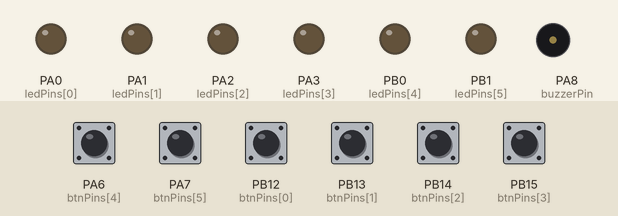
This sketch was run on a simulated STM32 Blue Pill. Shown: output pins drawn as LEDs (lit = HIGH), buzzer (waves = sounding). Dashed ring = blinking. Inputs (shaded band) come from the test bench; at power-on: PA6 (btnPins[4]), PA7 (btnPins[5]), PB12 (btnPins[0]), PB13 (btnPins[1]), PB14 (btnPins[2]), PB15 (btnPins[3]) HIGH.

Above: at 1.2 s.
1.3 s: PA6 (btnPins[4]) pulled LOW for 0.15 s
At 1.5 s:
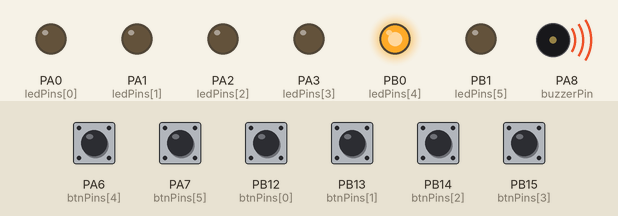
4.3 s: PA7 (btnPins[5]) pulled LOW for 0.15 s
At 6.0 s:
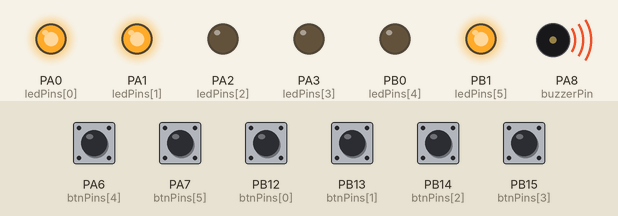
7.3 s: PB12 (btnPins[0]) pulled LOW for 0.15 s
At 7.52 s:
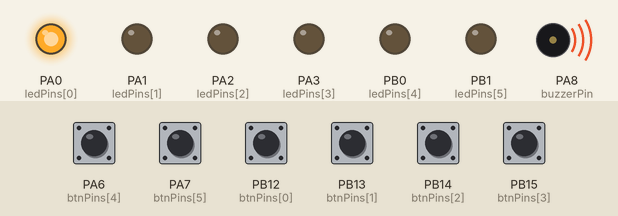
10.3 s: PB13 (btnPins[1]) pulled LOW for 0.15 s
At 10.5 s:
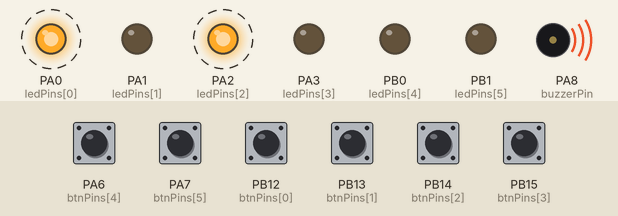
13.3 s: PB14 (btnPins[2]) pulled LOW for 0.15 s
At 14.4 s:
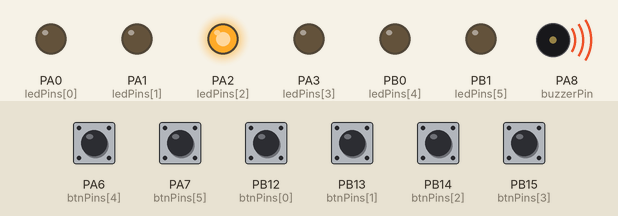
16.4 s: PB15 (btnPins[3]) pulled LOW for 0.15 s
At 18.9 s:
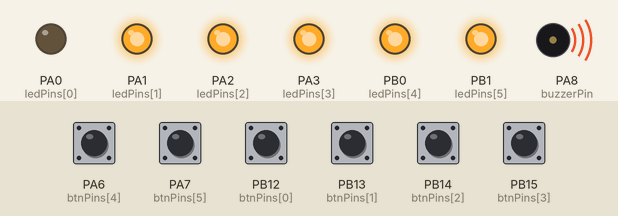
Timing chart, 0 to 20.5 s (numbered marks = the images above; inputs shaded):
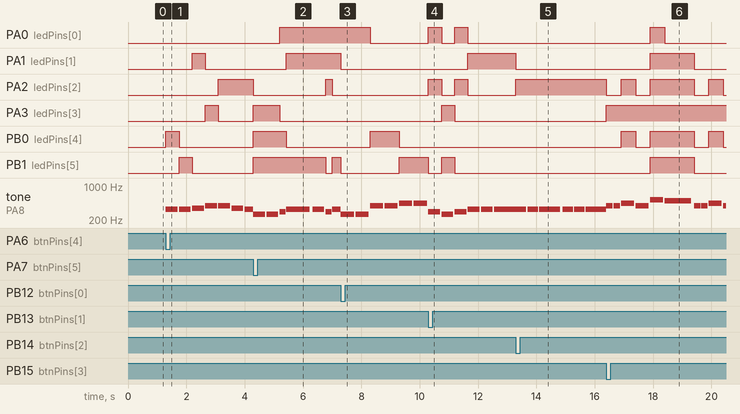

The sketch:

TinyTunesLights.ino
```cpp
/*
 * TinyTunes Lights
 * ----------------
 * Board : STM32F103C8T6 (Blue Pill)
 * Parts : 6 push buttons, 6 LEDs, 1 passive buzzer
 *
 * Each button plays its own kids' melody on the buzzer.
 * The LED pattern is driven by the melody itself (note pitch),
 * every song has a different pattern style, and every pattern
 * starts from the LED that belongs to the pressed button.
 *
 * Non-blocking: no delay() is used, so pressing another button
 * instantly interrupts the current song and starts the new one.
 */

// ---------------------------------------------------------------
// Pin configuration
// ---------------------------------------------------------------
const int ledPins[6] = {PA0, PA1, PA2, PA3, PB0, PB1};      // LED 1..6 (220-330 ohm resistor to GND)
const int btnPins[6] = {PB12, PB13, PB14, PB15, PA6, PA7};  // Button 1..6 (other side to GND)
const int buzzerPin  = PA8;                                  // Passive buzzer (other side to GND)

// ---------------------------------------------------------------
// Note frequencies (Hz)
// ---------------------------------------------------------------
#define NOTE_C4 262
#define NOTE_D4 294
#define NOTE_E4 330
#define NOTE_F4 349
#define NOTE_G4 392
#define NOTE_A4 440
#define NOTE_B4 494
#define NOTE_C5 523
#define NOTE_D5 587
#define NOTE_E5 659
#define NOTE_F5 698
#define NOTE_G5 784

// Duration values: 1 = whole, 2 = half, 4 = quarter, 8 = eighth
// Note length (ms) = song tempo / duration value

// ---------------------------------------------------------------
// Song 1: Twinkle Twinkle Little Star
// ---------------------------------------------------------------
const int s1n[] = {
  NOTE_C4,NOTE_C4,NOTE_G4,NOTE_G4,NOTE_A4,NOTE_A4,NOTE_G4,
  NOTE_F4,NOTE_F4,NOTE_E4,NOTE_E4,NOTE_D4,NOTE_D4,NOTE_C4,
  NOTE_G4,NOTE_G4,NOTE_F4,NOTE_F4,NOTE_E4,NOTE_E4,NOTE_D4,
  NOTE_G4,NOTE_G4,NOTE_F4,NOTE_F4,NOTE_E4,NOTE_E4,NOTE_D4,
  NOTE_C4,NOTE_C4,NOTE_G4,NOTE_G4,NOTE_A4,NOTE_A4,NOTE_G4,
  NOTE_F4,NOTE_F4,NOTE_E4,NOTE_E4,NOTE_D4,NOTE_D4,NOTE_C4
};
const int s1d[] = {
  4,4,4,4,4,4,2, 4,4,4,4,4,4,2, 4,4,4,4,4,4,2,
  4,4,4,4,4,4,2, 4,4,4,4,4,4,2, 4,4,4,4,4,4,2
};

// ---------------------------------------------------------------
// Song 2: Mary Had a Little Lamb
// ---------------------------------------------------------------
const int s2n[] = {
  NOTE_E4,NOTE_D4,NOTE_C4,NOTE_D4,NOTE_E4,NOTE_E4,NOTE_E4,
  NOTE_D4,NOTE_D4,NOTE_D4, NOTE_E4,NOTE_G4,NOTE_G4,
  NOTE_E4,NOTE_D4,NOTE_C4,NOTE_D4,NOTE_E4,NOTE_E4,NOTE_E4,NOTE_E4,
  NOTE_D4,NOTE_D4,NOTE_E4,NOTE_D4,NOTE_C4
};
const int s2d[] = {
  4,4,4,4,4,4,2, 4,4,2, 4,4,2,
  4,4,4,4,4,4,4,4, 4,4,4,4,1
};

// ---------------------------------------------------------------
// Song 3: Jingle Bells
// ---------------------------------------------------------------
const int s3n[] = {
  NOTE_E4,NOTE_E4,NOTE_E4, NOTE_E4,NOTE_E4,NOTE_E4,
  NOTE_E4,NOTE_G4,NOTE_C4,NOTE_D4,NOTE_E4,
  NOTE_F4,NOTE_F4,NOTE_F4,NOTE_F4,NOTE_F4,NOTE_E4,NOTE_E4,NOTE_E4,NOTE_E4,
  NOTE_E4,NOTE_D4,NOTE_D4,NOTE_E4,NOTE_D4,NOTE_G4
};
const int s3d[] = {
  4,4,2, 4,4,2, 4,4,4,4,1,
  4,4,4,4,4,4,4,8,8, 4,4,4,4,2,2
};

// ---------------------------------------------------------------
// Song 4: Happy Birthday
// ---------------------------------------------------------------
const int s4n[] = {
  NOTE_G4,NOTE_G4,NOTE_A4,NOTE_G4,NOTE_C5,NOTE_B4,
  NOTE_G4,NOTE_G4,NOTE_A4,NOTE_G4,NOTE_D5,NOTE_C5,
  NOTE_G4,NOTE_G4,NOTE_G5,NOTE_E5,NOTE_C5,NOTE_B4,NOTE_A4,
  NOTE_F5,NOTE_F5,NOTE_E5,NOTE_C5,NOTE_D5,NOTE_C5
};
const int s4d[] = {
  8,8,4,4,4,2, 8,8,4,4,4,2, 8,8,4,4,4,4,2, 8,8,4,4,4,2
};

// ---------------------------------------------------------------
// Song 5: Ode to Joy
// ---------------------------------------------------------------
const int s5n[] = {
  NOTE_E4,NOTE_E4,NOTE_F4,NOTE_G4,NOTE_G4,NOTE_F4,NOTE_E4,NOTE_D4,
  NOTE_C4,NOTE_C4,NOTE_D4,NOTE_E4,NOTE_E4,NOTE_D4,NOTE_D4,
  NOTE_E4,NOTE_E4,NOTE_F4,NOTE_G4,NOTE_G4,NOTE_F4,NOTE_E4,NOTE_D4,
  NOTE_C4,NOTE_C4,NOTE_D4,NOTE_E4,NOTE_D4,NOTE_C4,NOTE_C4
};
const int s5d[] = {
  4,4,4,4,4,4,4,4, 4,4,4,4,3,8,2,
  4,4,4,4,4,4,4,4, 4,4,4,4,3,8,2
};

// ---------------------------------------------------------------
// Song 6: Row, Row, Row Your Boat
// ---------------------------------------------------------------
const int s6n[] = {
  NOTE_C4,NOTE_C4,NOTE_C4,NOTE_D4,NOTE_E4,
  NOTE_E4,NOTE_D4,NOTE_E4,NOTE_F4,NOTE_G4,
  NOTE_C5,NOTE_C5,NOTE_C5,NOTE_G4,NOTE_G4,NOTE_G4,
  NOTE_E4,NOTE_E4,NOTE_E4,NOTE_C4,NOTE_C4,NOTE_C4,
  NOTE_G4,NOTE_F4,NOTE_E4,NOTE_D4,NOTE_C4
};
const int s6d[] = {
  4,4,4,8,2, 4,8,4,8,2,
  8,8,8,8,8,8,8,8,8,8,8,8,
  4,8,4,8,2
};

// ---------------------------------------------------------------
// LED pattern styles (one per song)
// ---------------------------------------------------------------
enum PatternMode {
  PITCH_FOLLOW,  // single LED follows the pitch up and down
  MIRROR,        // two LEDs move in opposite directions
  BAR_METER,     // higher note = more LEDs lit
  EXPAND,        // light spreads from the start LED to both sides
  BOUNCE,        // light bounces back and forth, pitch changes the jump
  TRAIL          // head LED with a 3-LED tail following the melody direction
};

struct Song {
  const int* notes;   // note frequencies
  const int* durs;    // note duration values
  int length;         // number of notes
  int tempo;          // whole-note length in ms (lower = faster)
  PatternMode mode;   // LED pattern style
};

const Song songs[6] = {
  { s1n, s1d, sizeof(s1n)/sizeof(int), 2000, PITCH_FOLLOW },
  { s2n, s2d, sizeof(s2n)/sizeof(int), 1800, MIRROR      },
  { s3n, s3d, sizeof(s3n)/sizeof(int), 1600, BAR_METER   },
  { s4n, s4d, sizeof(s4n)/sizeof(int), 2000, EXPAND      },
  { s5n, s5d, sizeof(s5n)/sizeof(int), 1800, BOUNCE      },
  { s6n, s6d, sizeof(s6n)/sizeof(int), 1800, TRAIL       },
};

// Scale used to convert a frequency into a note degree (0..11)
const int scaleFreq[] = {262,294,330,349,392,440,494,523,587,659,698,784};
const int SCALE_N = sizeof(scaleFreq)/sizeof(int);

int degreeOf(int freq) {
  for (int i = 0; i < SCALE_N; i++) if (scaleFreq[i] == freq) return i;
  return 0;
}

// ---------------------------------------------------------------
// Playback state
// ---------------------------------------------------------------
bool playing = false;
int  curSong = 0;            // index of the current song (= button index)
int  noteIdx = 0;            // index of the current note
unsigned long noteStart = 0; // when the current note started (ms)
unsigned long noteLen   = 0; // length of the current note (ms)
bool toneOn = false;         // true while the buzzer is sounding

bool lastBtn[6] = {true, true, true, true, true, true};  // previous button states (HIGH = released)
unsigned long lastPress[6] = {0};                        // last press time, for debounce

// ---------------------------------------------------------------
// LED helpers
// ---------------------------------------------------------------
void allLedsOff() {
  for (int i = 0; i < 6; i++) digitalWrite(ledPins[i], LOW);
}

// Wrap any index into 0..5 (works for negative numbers too)
inline int wrap6(int x) { return ((x % 6) + 6) % 6; }

// Turn on one LED using a wrapped index
inline void ledOn(int i) { digitalWrite(ledPins[wrap6(i)], HIGH); }

// ---------------------------------------------------------------
// Pattern engine: draws the LED pattern for the current note.
// "start" is the LED of the pressed button, and "rel" is how far
// the current note is from the first note of the song.
// ---------------------------------------------------------------
void showPattern() {
  const Song& s = songs[curSong];
  int start = curSong;
  int rel   = degreeOf(s.notes[noteIdx]) - degreeOf(s.notes[0]);
  allLedsOff();

  switch (s.mode) {

    case PITCH_FOLLOW:
      ledOn(start + rel);
      break;

    case MIRROR:
      ledOn(start + rel);
      ledOn(start - rel);
      break;

    case BAR_METER: {
      int count = wrap6(rel) + 1;
      for (int k = 0; k < count; k++) ledOn(start + k);
      break;
    }

    case EXPAND: {
      int w = wrap6(rel) % 4;   // spread width 0..3
      ledOn(start);
      for (int k = 1; k <= w; k++) { ledOn(start + k); ledOn(start - k); }
      break;
    }

    case BOUNCE: {
      int p = (noteIdx + abs(rel)) % 10;
      if (p > 5) p = 10 - p;    // bounce back after reaching the end
      ledOn(start + p);
      break;
    }

    case TRAIL: {
      int head = start + rel;
      int prev = (noteIdx > 0) ? noteIdx - 1 : 0;
      int dir  = (s.notes[noteIdx] >= s.notes[prev]) ? 1 : -1;  // melody going up or down
      ledOn(head);
      ledOn(head - dir);
      ledOn(head - 2 * dir);
      break;
    }
  }
}

// ---------------------------------------------------------------
// Song control
// ---------------------------------------------------------------
void startNote() {
  const Song& s = songs[curSong];
  noteLen   = s.tempo / s.durs[noteIdx];
  noteStart = millis();
  showPattern();
  tone(buzzerPin, s.notes[noteIdx]);
  toneOn = true;
}

void startSong(int idx) {
  noTone(buzzerPin);   // cut whatever is playing
  curSong = idx;
  noteIdx = 0;
  playing = true;
  startNote();         // first note lights the pressed button's LED
}

void stopSong() {
  noTone(buzzerPin);
  allLedsOff();
  playing = false;
  toneOn  = false;
}

// ---------------------------------------------------------------
// Arduino entry points
// ---------------------------------------------------------------
void setup() {
  for (int i = 0; i < 6; i++) {
    pinMode(ledPins[i], OUTPUT);
    pinMode(btnPins[i], INPUT_PULLUP);   // internal pull-up, button connects pin to GND
  }
  pinMode(buzzerPin, OUTPUT);
  allLedsOff();
}

void loop() {
  unsigned long now = millis();

  // Read buttons (falling edge + 50 ms debounce)
  for (int i = 0; i < 6; i++) {
    bool state = digitalRead(btnPins[i]);
    if (lastBtn[i] == HIGH && state == LOW && now - lastPress[i] > 50) {
      lastPress[i] = now;
      startSong(i);   // any button interrupts the current song
    }
    lastBtn[i] = state;
  }

  // Non-blocking melody player
  if (playing) {
    // Short silence at the end of each note so repeated notes are distinct
    if (toneOn && now - noteStart >= noteLen * 0.9) {
      noTone(buzzerPin);
      toneOn = false;
    }
    // Move to the next note
    if (now - noteStart >= noteLen) {
      noteIdx++;
      if (noteIdx >= songs[curSong].length) stopSong();   // use "noteIdx = 0; startNote();" to loop
      else startNote();
    }
  }
}
```

Measured:
- after the input at 1.3 s, PA1 (ledPins[1]): LOW → HIGH after 0.90 s, → LOW 0.45 s later; PA2 (ledPins[2]): LOW → HIGH after 1.8 s; PA3 (ledPins[3]): LOW → HIGH after 1.4 s, → LOW 0.45 s later; PB0 (ledPins[4]): LOW → HIGH at once, → LOW 0.45 s later; PB1 (ledPins[5]): LOW → HIGH after 0.45 s, → LOW 0.45 s later
- after the input at 4.3 s, PA1 (ledPins[1]): LOW → HIGH after 1.1 s; PA2 (ledPins[2]): HIGH → LOW after 0.00 s instead of 0.15 s; PA3 (ledPins[3]): LOW → HIGH at once, → LOW 0.90 s later
- after the input at 7.3 s, PA2 (ledPins[2]): stays LOW (without the input it goes to HIGH after 0.15 s); PA3 (ledPins[3]): stops changing and stays LOW
- after the input at 10.3 s, PA0 (ledPins[0]): alternates HIGH for 0.45 s and LOW for 0.45 s, 4 changes in all, then stays LOW, starting at once; PA1 (ledPins[1]): LOW → HIGH after 1.4 s; PB0 (ledPins[4]): stays LOW (without the input it goes to HIGH after 0.00 s)
- after the input at 13.3 s, PA0 (ledPins[0]): stays LOW (without the input it goes to HIGH after 0.15 s); PA3 (ledPins[3]), PB1 (ledPins[5]): stays LOW (without the input it goes to HIGH after 2.4 s)
- after the input at 16.4 s, PA2 (ledPins[2]): goes LOW 0.50 s, HIGH 0.50 s, LOW 0.50 s, HIGH 1.5 s, LOW 0.50 s, HIGH 0.50 s, then LOW, starting at once
